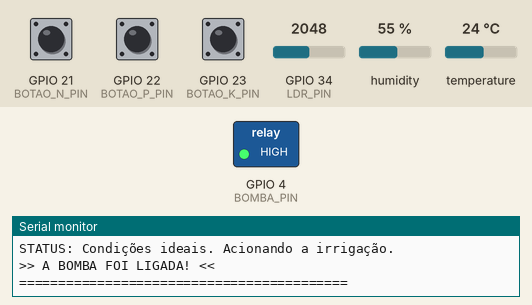
The sketch below on a simulated ESP32. On the bench: switched loads named in the sketch (green lamp = pin HIGH), the last lines printed to the serial monitor. Inputs (shaded band) come from the test bench; at power-on: humidity 55 %, GPIO 21 (BOTAO_N_PIN) HIGH, GPIO 22 (BOTAO_P_PIN) HIGH, GPIO 23 (BOTAO_K_PIN) HIGH, GPIO 34 (LDR_PIN) = 2048, temperature 24 °C.

Above: at 2.8 s.
2.9 s: humidity set to 58 %
5.6 s: humidity set to 61 %
At 7.1 s:
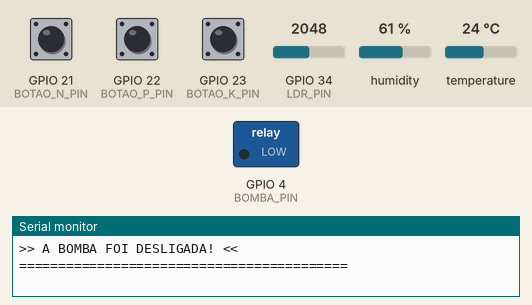
Timing chart, 0 to 8.6 s (numbered marks = the images above; inputs shaded):
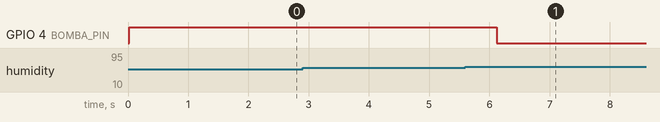

Measured:
- the behaviour switches between 59 and 60 % on humidity (found by bisection; images 0 and 1)
- after the input at 5.6 s, GPIO 4 (BOMBA_PIN): HIGH → LOW after 0.52 s

The sketch:

sketch.ino
```cpp
// ==========================================================
// CÓDIGO FINALÍSSIMO - AGORA VAI
// Peço desculpas pela confusão. Este código bate 100% com a sua imagem.
// ==========================================================

// PARTE 1: INCLUIR BIBLIOTECAS E DEFINIR PINOS E VARIÁVEIS
#include "DHT.h"

// --- Definição dos Pinos (CONFORME A SUA IMAGEM COM ZOOM) ---
#define DHT_PIN 15      // Pino de dados do sensor DHT22
#define LDR_PIN 34      // Pino do sensor de luz (LDR)
#define BOTAO_N_PIN 21  // Pino do botão N
#define BOTAO_P_PIN 22  // Pino do botão P
#define BOTAO_K_PIN 23  // Pino do botão K
#define BOMBA_PIN 4     // Pino que aciona o relé da bomba

// --- Criação dos Objetos ---
DHT dht(DHT_PIN, DHT22);


// PARTE 2: FUNÇÕES AUXILIARES
void controlarBomba(bool ligar) {
  if (ligar) {
    digitalWrite(BOMBA_PIN, HIGH); // Liga o relé
    Serial.println(">> A BOMBA FOI LIGADA! <<");
  } else {
    digitalWrite(BOMBA_PIN, LOW);  // Desliga o relé
    Serial.println(">> A BOMBA FOI DESLIGADA! <<");
  }
}

// PARTE 3: SETUP - RODA APENAS UMA VEZ
void setup() {
  Serial.begin(115200);
  dht.begin();

  pinMode(BOTAO_N_PIN, INPUT_PULLUP);
  pinMode(BOTAO_P_PIN, INPUT_PULLUP);
  pinMode(BOTAO_K_PIN, INPUT_PULLUP);

  pinMode(BOMBA_PIN, OUTPUT);
  digitalWrite(BOMBA_PIN, LOW); // Garante que a bomba comece desligada
}


// PARTE 4: LOOP - O CÓDIGO PRINCIPAL QUE FICA REPETINDO
void loop() {
  // --- Leitura de todos os sensores ---
  float umidade = dht.readHumidity();
  int nivelPH = analogRead(LDR_PIN);
  bool n_pressionado = !digitalRead(BOTAO_N_PIN);
  bool p_pressionado = !digitalRead(BOTAO_P_PIN);
  bool k_pressionado = !digitalRead(BOTAO_K_PIN);

  // --- Exibição dos dados brutos no Monitor Serial ---
  Serial.println("==========================================");
  Serial.println("Monitor Serial de Dados:");

  if (umidade >= 0) {
    Serial.print("Umidade do Solo (DHT22): ");
    Serial.print(umidade);
    Serial.println(" %");
  } else {
    Serial.println("Umidade do Solo (DHT22): Falha na leitura!");
  }

  Serial.print("Nível de pH (LDR - 0 a 4095): ");
  Serial.println(nivelPH);

  Serial.println("Status dos Nutrientes:");
  Serial.print("N: "); Serial.print(n_pressionado ? "SIM" : "NAO");
  Serial.print(" | P: "); Serial.print(p_pressionado ? "SIM" : "NAO");
  Serial.print(" | K: "); Serial.println(k_pressionado ? "SIM" : "NAO");

  // --- LÓGICA DE DECISÃO INTELIGENTE E COMBINADA ---
  const int UMIDADE_MINIMA = 60;
  const int PH_MINIMO_LDR = 1500;
  const int PH_MAXIMO_LDR = 2500;

  Serial.println("---------- Análise e Ações ----------");

  // A bomba SÓ LIGA se TODAS as 5 condições a seguir forem verdadeiras
  if ( (umidade < UMIDADE_MINIMA && umidade >= 0) &&
       (nivelPH >= PH_MINIMO_LDR && nivelPH <= PH_MAXIMO_LDR) &&
       (!n_pressionado) &&
       (!p_pressionado) &&
       (!k_pressionado) ) {

      Serial.println("STATUS: Condições ideais. Acionando a irrigação.");
      controlarBomba(true);

  } else {
      Serial.println("STATUS: Irrigação não necessária ou condição do solo inadequada.");
      controlarBomba(false);
  }

  Serial.println("==========================================");
  delay(2000);
}
```
